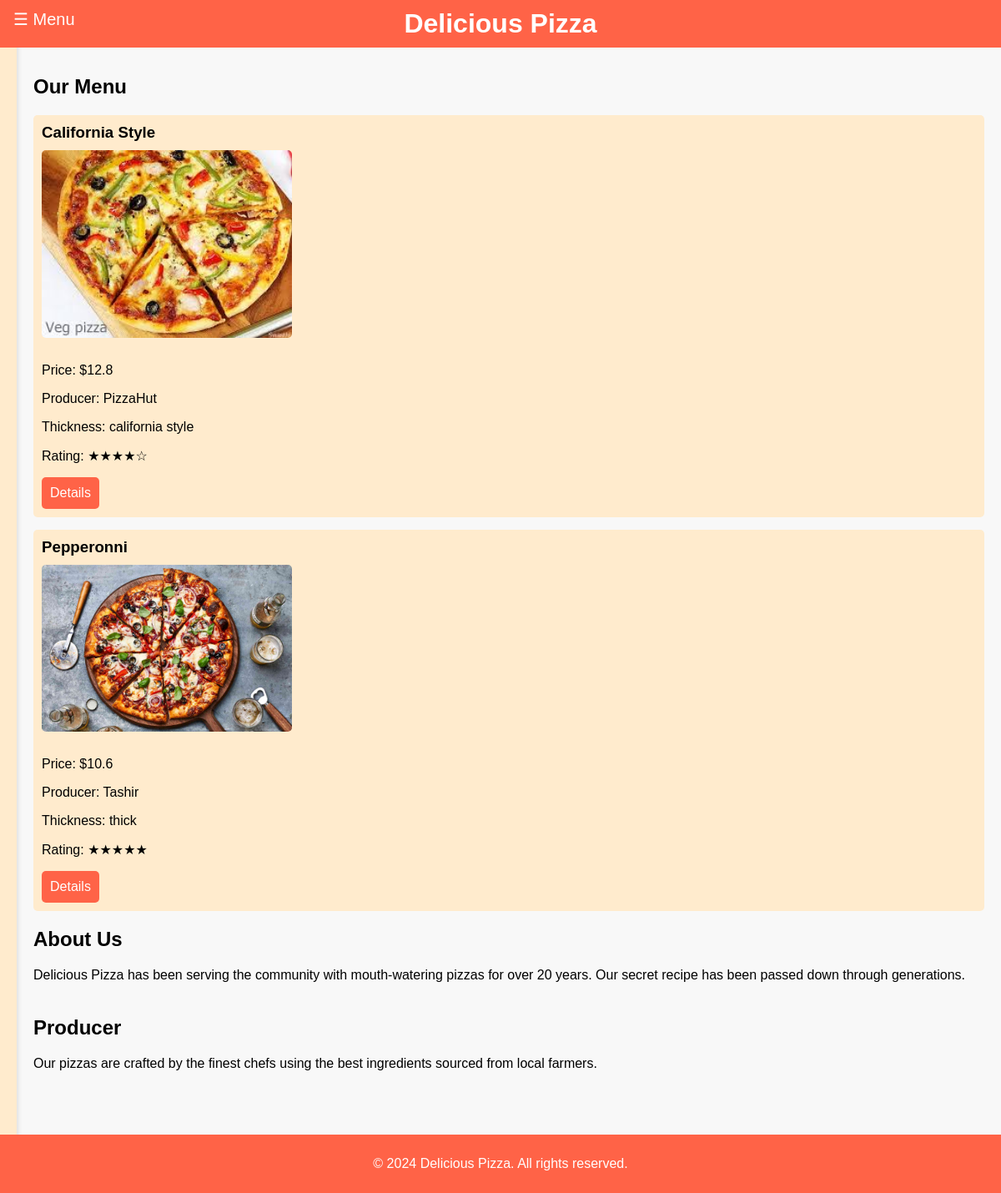
The app's page /?page=2, older data.
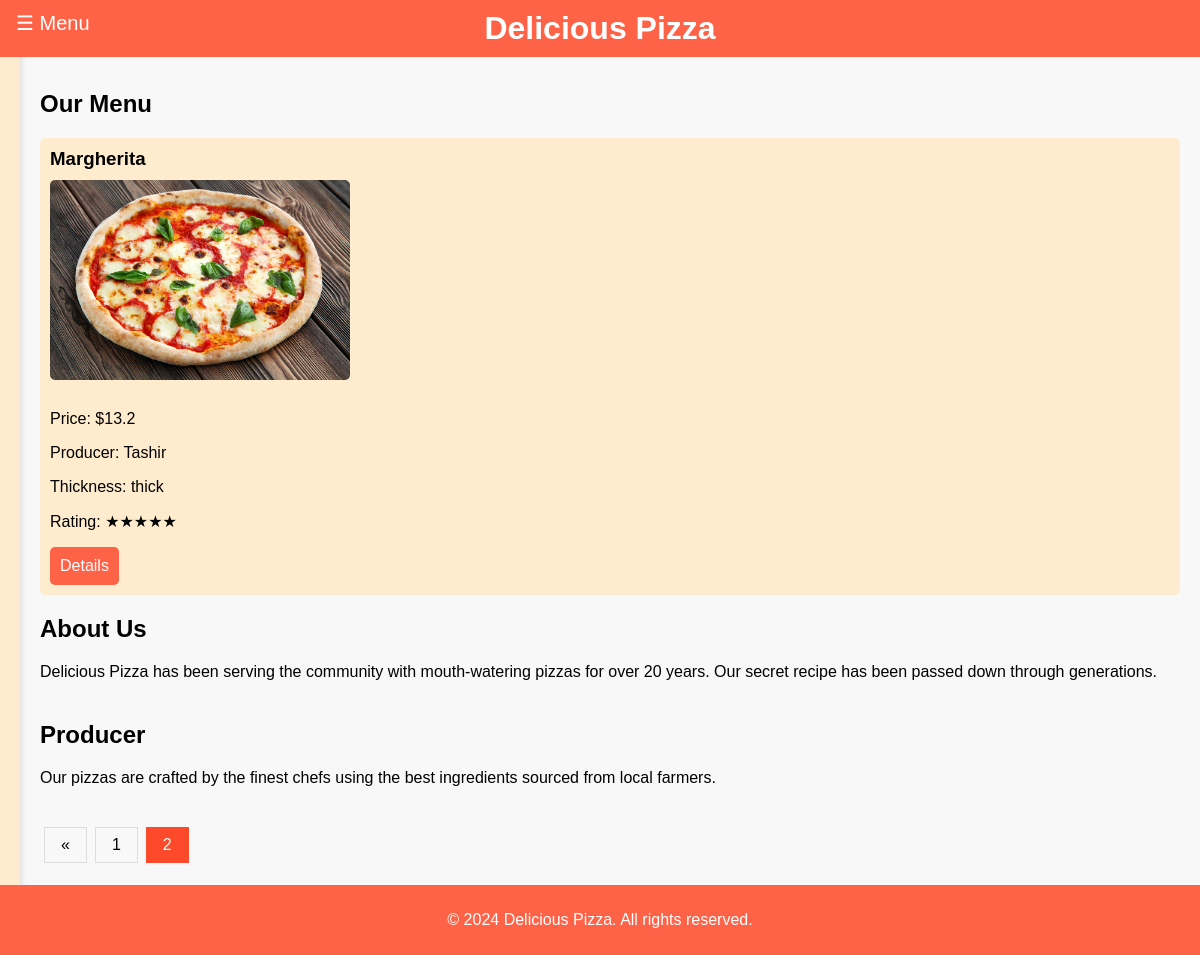
The same page, newer data.
### main_page/models.py (models this page shows, shortened)
class Pizzas(models.Model):
    title = models.CharField(max_length=50)
    producer = models.ForeignKey(Producers, on_delete=models.CASCADE, null=True, blank=True, related_name="pizzas")
    price = models.PositiveIntegerField(validators=[valid_price])
    description = models.TextField()
    rate = models.CharField(max_length=155, choices=RateChoice.choices, default="6.0")
    thick_type = models.CharField(max_length=155, choices=ThickTypeChoice.choices, default="classic")
    image = models.ImageField(upload_to=upload_pizza_image, null=True, blank=True)
    class Meta:
        verbose_name = "Pizza"
        verbose_name_plural = "Pizzas"

class Producers(models.Model):
    producer_name = models.CharField(max_length=155)
    description = models.TextField()
    rate = models.CharField(max_length=155, choices=RateChoice.choices)
    logo = models.ImageField(upload_to=upload_producer_logo_image, null=True, blank=True)
    def __str__(self):
        return self.producer_name
    class Meta:
        verbose_name = "Producer"
        verbose_name_plural = "Producers"

### main_page/views.py (the view)
# urls.py: path("", views.home, name="home"),
def home(request):
    all_pizzas = Pizzas.objects.all()
    paginator = Paginator(all_pizzas, 2)
    page_number = request.GET.get("page")
    pizzas = paginator.get_page(page_number)
    return render(request, "main_page/home.html", {"pizzas": pizzas})

### templates/main_page/home.html
{% extends 'base.html' %}
{% block body %}
    <section id="pizzas">
        <h2>Our Menu</h2>
        {% for pizza in pizzas %}
            <ul>
                <li>
                    <h3>{{ pizza.title }}</h3>
                    <img src="{{ pizza.image.url }}" alt="{{ pizza.title }}">
                    <p>Price: ${{ pizza.price }}</p>
                    <p>Producer: {{ pizza.producer }}</p>
                    <p>Thickness: {{ pizza.thick_type}}</p>
                    <p>Rating: {{ pizza.rate }}</p>
                    <a href="{% url 'main_page:pizza_detail' pizza.pk %}"><button class="details-btn">Details</button></a>
                </li>
            </ul>
        {% endfor %}
        <section id="about">
            <h2>About Us</h2>
            <p>Delicious Pizza has been serving the community with mouth-watering pizzas for over 20 years. Our secret recipe has been passed down through generations.</p>
        </section>
        <section id="producer">
            <h2>Producer</h2>
            <p>Our pizzas are crafted by the finest chefs using the best ingredients sourced from local farmers.</p>
        </section>
    </section>
    {% include 'layouts/pagination.html' with page_obj=pizzas %}
    <br>
{% endblock %}

Row changes from the older to the newer data that the page shows:
no longer on this page (row unchanged): Pizzas: title "California Style", image (picture), price "12.8", producer "PizzaHut", thick_type "california style", rate "★★★★☆"
no longer on this page (row unchanged): Pizzas: title "Pepperonni", image (picture), price "10.6", producer "Tashir", thick_type "thick", rate "★★★★★"
added Pizzas: title "Margherita", image (picture), price "13.2", producer "Tashir", thick_type "thick", rate "★★★★★"
Text that changed along with them:
{{ page_obj.previous_page_number }}: (not shown) → "1"
{{ page_obj.number }}: (not shown) → "2"
